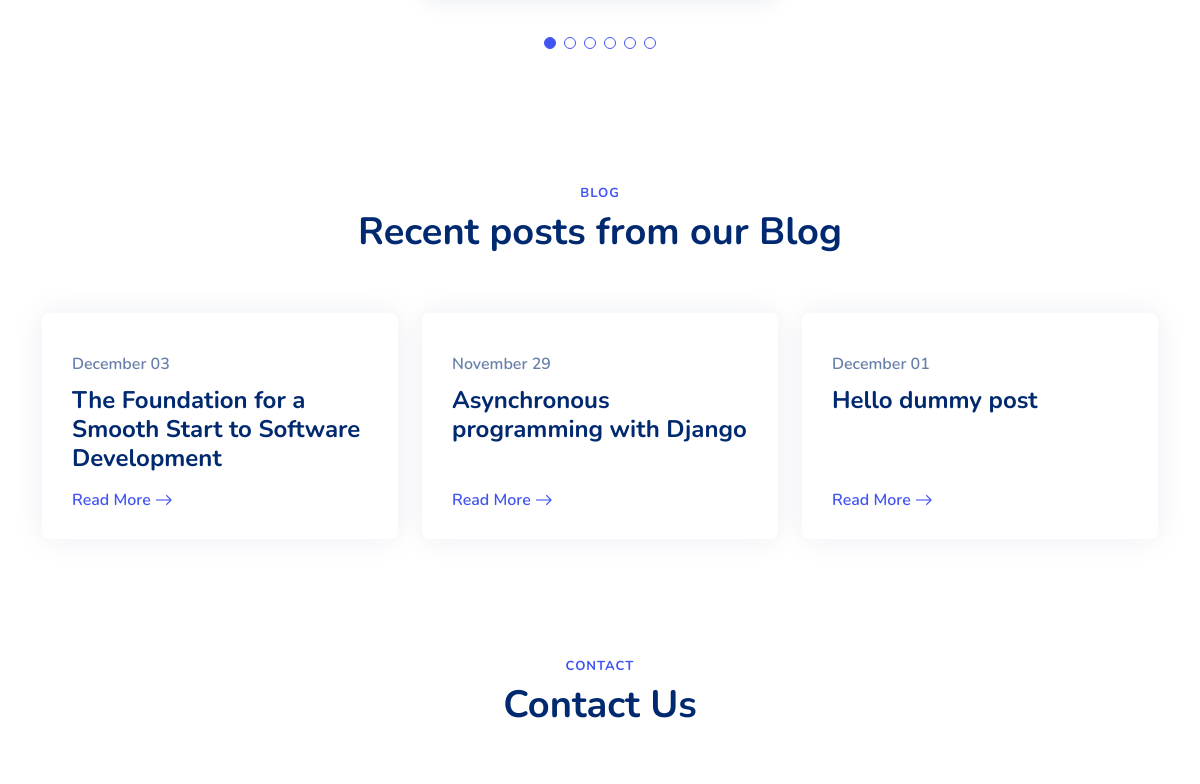
The app's page / (middle part), older data.
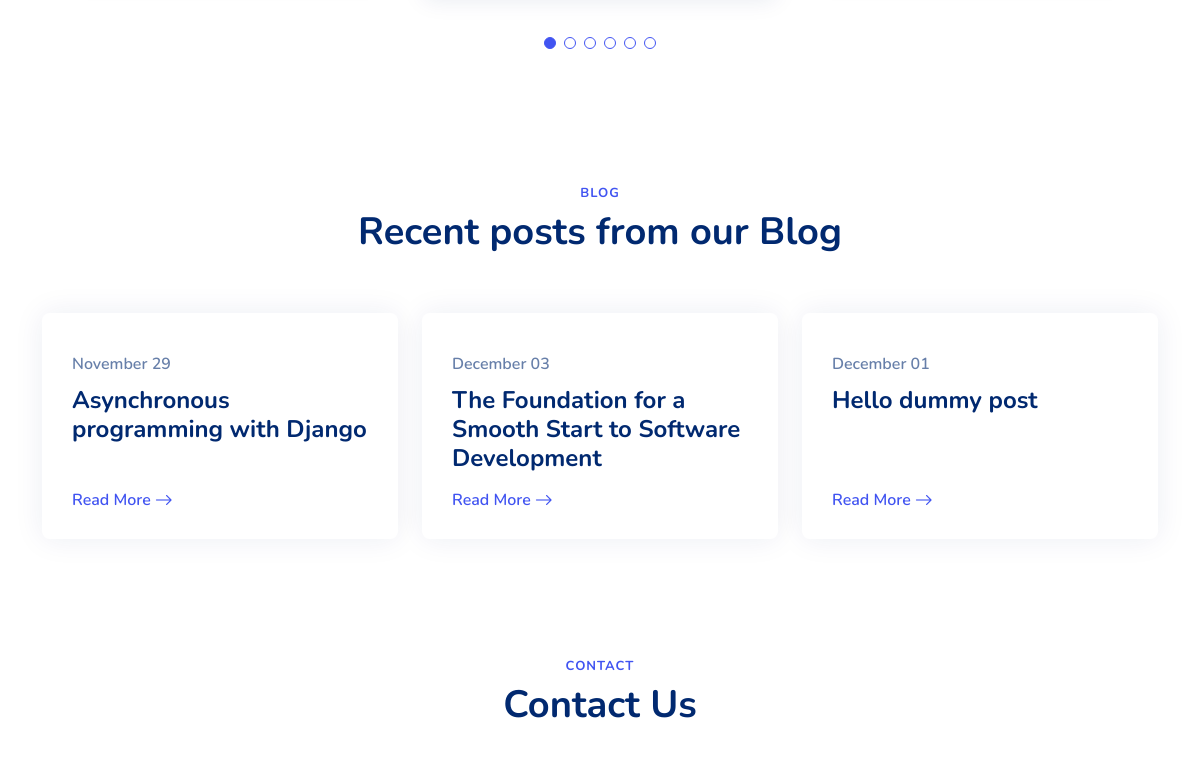
The same page, newer data.
### blog/models.py (models this page shows, shortened)
class Post(models.Model):
    title = models.CharField(max_length=100)
    blog_snipet = models.CharField(max_length=400)
    title_tag = models.CharField(max_length=20)
    author = models.ForeignKey(User, on_delete=models.CASCADE)
    body = RichTextField(null=True, blank=True)
    date_published = models.DateField(auto_now_add=True)
    entry_img = models.URLField()
    tags = TaggableManager()
    modified = models.DateTimeField(auto_now=True)
    hit_count_generic = GenericRelation(HitCount, object_id_field='object_pk', related_query_name='hit_count_generic_relation')
    author_conculsion = models.CharField(max_length=300, default="No Author Review")
    readtime_min = models.IntegerField(default=0)
    editor_choice = models.BooleanField(default=False)
    likes = models.ManyToManyField(User, default=None, blank=True, related_name='post_likes')
    likes_count = models.BigIntegerField(default='0')
    category = models.ForeignKey(Category, on_delete=models.PROTECT, default=1)

### IndexHome/views.py (the view)
# urls.py: path('', views.index, name='index'),
def index(request):
    recent_blog = Post.objects.all()
    user_count = User.objects.count()
    category = Category.objects.all()[:6]
    return render(request, 'IndexHome/index.html',{'post':recent_blog.order_by('-likes_count','-date_published')[:3],'user_count':user_count,'total_blogs':recent_blog.count(),'category':category})

### templates/IndexHome/index.html (shortened to what this page needs)
{% extends 'IndexHome/base.html' %}
{% block body %}
{% load static %}
<main id="main">
    <section id="testimonials" class="testimonials">
        <div class="container" data-aos="fade-up">
            <div class="testimonials-slider swiper-container" data-aos="fade-up" data-aos-delay="200">
                <div class="swiper-wrapper">
                    {% for cat_name in category %}
                    <div class="swiper-slide">
                    </div>
                    {% endfor %}
                </div>
                <div class="swiper-pagination"></div>
            </div>
        </div>
    </section>
    <section id="recent-blog-posts" class="recent-blog-posts">
        <div class="container" data-aos="fade-up">
            <header class="section-header">
                <h2>BLOG</h2>
                <p>Recent posts from our Blog</p>
            </header>
            <div class="row">
                {% for blog in post %}
                    <div class="col-lg-4">
                        <div class="post-box">
                            <div class="post-img">
                            </div>
                            <span class="post-date">{{blog.date_published|date:"F d"}}</span>
                            <h3 class="post-title">
                                {{blog.title}}
                            </h3>
                            <a href="{% url 'blog:blog_details' blog.pk %}" class="readmore stretched-link mt-auto"><span>Read More</span><i class="bi bi-arrow-right"></i></a>
                        </div>
                    </div>
                {% endfor %}
            </div>
        </div>
    </section>
    <section id="contact" class="contact">
        <div class="container" data-aos="fade-up">
            <header class="section-header">
                <h2>Contact</h2>
                <p>Contact Us</p>
            </header>
            <div class="row gy-4 justify-content-around">
            </div>
        </div>
    </section>
</main>
{% endblock body %}

### templates/IndexHome/base.html (shortened to what this page needs)
<!DOCTYPE html>
<html lang="en">
    <head>
        {% load static %}
        <link href="{% static 'IndexHome/assets/vendor/bootstrap/css/bootstrap.min.css' %}" rel="stylesheet"/>
        <link href="{% static 'IndexHome/assets/vendor/bootstrap-icons/bootstrap-icons.css' %}" rel="stylesheet"/>
        <link href="{% static 'IndexHome/assets/vendor/aos/aos.css' %}" rel="stylesheet"/>
        <link href="{% static 'IndexHome/assets/vendor/swiper/swiper-bundle.min.css' %}" rel="stylesheet"/>
        <link href="{% static 'IndexHome/assets/vendor/glightbox/css/glightbox.min.css' %}" rel="stylesheet"/>
        <link href="{% static 'IndexHome/assets/css/style.css' %}" rel="stylesheet"/>
    </head>
    <body id="bodyscroll">
        {% block body %}
        {% endblock body %}
    </body>
</html>

### static/IndexHome/assets/css/style.css (style rules this page uses)
:root { scroll-behavior: smooth; }
a { color: #4154f1; text-decoration: none; }
h1, h2, h3, h4, h5, h6 { font-family: "Nunito", sans-serif; }
section { padding: 60px 0; overflow: hidden; }
.section-header { text-align: center; padding-bottom: 60px; }
.section-header h2 { font-size: 13px; letter-spacing: 1px; font-weight: 700; margin: 0; color: #4154f1; text-transform: uppercase; }
.section-header p { margin: 10px 0 0 0; padding: 0; font-size: 38px; line-height: 42px; font-weight: 700; color: #012970; }
.testimonials .swiper-pagination { margin-top: 20px; position: relative; }
.testimonials .swiper-slide { opacity: 1; }
@media (min-width: 1200px) { .testimonials .swiper-slide-next { opacity: 1; transform: scale(1.12); } }
.recent-blog-posts .post-box { box-shadow: 0px 0 30px rgba(1, 41, 112, 0.08); transition: 0.3s; height: 100%; overflow: hidden; padding: 30px; border-radius: 8px; position: relative; display: flex; flex-direction: column; }
.recent-blog-posts .post-box .post-img { overflow: hidden; margin: -30px -30px 15px -30px; position: relative; }
.recent-blog-posts .post-box .post-date { font-size: 16px; font-weight: 600; color: rgba(1, 41, 112, 0.6); display: block; margin-bottom: 10px; }
.recent-blog-posts .post-box .post-title { font-size: 24px; color: #012970; font-weight: 700; margin-bottom: 18px; position: relative; transition: 0.3s; }
.recent-blog-posts .post-box .readmore { display: flex; align-items: center; font-weight: 600; line-height: 1; transition: 0.3s; }
.recent-blog-posts .post-box .readmore i { line-height: 0; margin-left: 4px; font-size: 18px; }

### templates/IndexHome/base.html (style rules this page uses)
body { font-family: "Nunito", sans-serif; color: #444444; }

Row changes from the older to the newer data that the page shows:
changed Post "Asynchronous programming with Django": moves up the list
